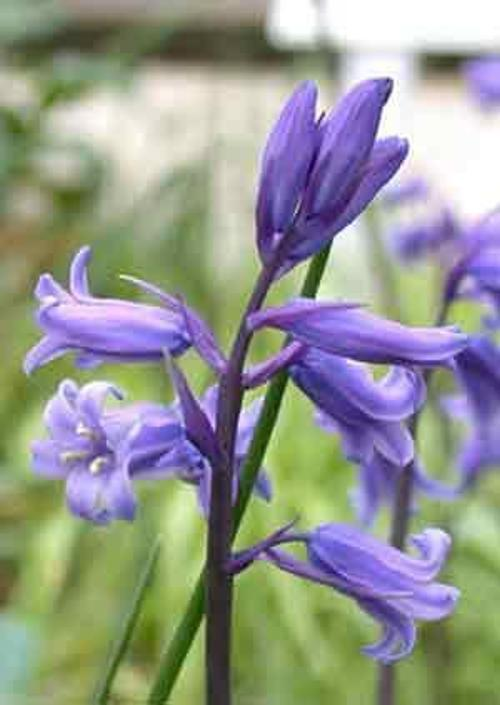
#> input picture jpg_category/Bluebell/image_0242.jpg, 500 x 705 px; its folder holds only this picture in this run
$ jupyter execute --allow-errors ImageMiningTrain.ipynb
#> lines starting #> are read from the running program, lines starting #| are printed output that depends on the picture
[cell 1]
from sklearn.preprocessing import LabelEncoder, MinMaxScaler
import numpy as np
import pandas as pd
import cv2
import os
import h5py
import pickle

[cell 2]
train_labels = os.listdir("jpg_category/")
train_labels

[cell 3]
image_features = []
image_labels = []
for label in train_labels:
    path = os.path.join("jpg_category",label)
    current_label = label
    files = os.listdir(path)
    for x in files:
        file = os.path.join(path,x)
        if not os.path.exists(file):
            print(f"تصویر یافت نشد: {file}")
            continue
        image = cv2.imread(file)
#> image is the input picture: shape (705, 500, 3); mean B, G, R 144.2, 151.6, 148.4
        if image is None:
            print(f"خطا در بارگذاری تصویر: {file}")
            continue
        image = cv2.resize(image,(500,500))
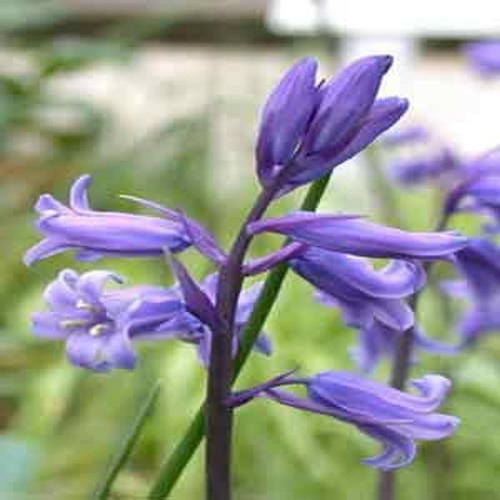
#> image: shape (500, 500, 3); mean B, G, R 144.1, 151.5, 148.3
        hist = cv2.calcHist([image],[0,1,2],None,[8,8,8],[0,256,0,256,0,256])
        cv2.normalize(hist,hist)
        hist_flat = hist.flatten()
#> hist_flat = 512 values, max 0.43 at index 511, min 0 at index 1, mean 0.0121
        image_gray = cv2.cvtColor(image,cv2.COLOR_BGR2GRAY)
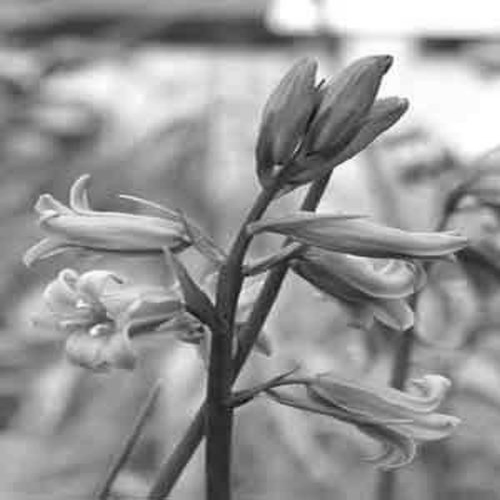
#> image_gray: shape (500, 500); min 11, max 255, mean 149.7
        hue_image = cv2.HuMoments(cv2.moments(image_gray)).flatten()
#> hue_image = [0.00114, 6.5e-09, 3.46e-12, 3.02e-12, 3.93e-24, -2.76e-17, -8.95e-24]
        all_features = np.hstack([hist_flat, hue_image])
#> all_features = 519 values, max 0.43 at index 511, min -2.76e-17 at index 517, mean 0.012
        image_features.append(all_features)
        image_labels.append(label)
#> pass 2 of the loop `for label in train_labels:`:
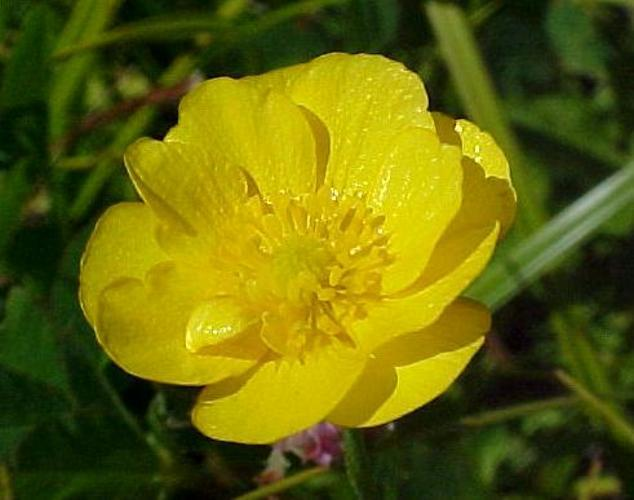
#> input picture jpg_category/Buttercup/image_1125.jpg, 634 x 500 px
#> image is the input picture: shape (500, 634, 3); mean B, G, R 9.9, 100.3, 99
#> `image = cv2.resize(image,(500,500))`:
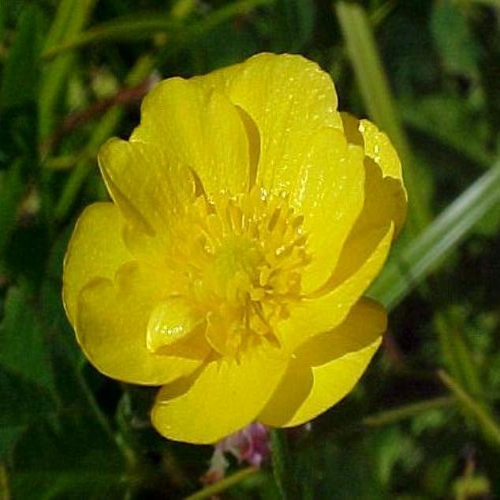
#> image: shape (500, 500, 3); mean B, G, R 9.9, 100.3, 99
#> hist_flat = 512 values, max 0.545 at index 8, min 0 at index 3, mean 0.00642
#> `image_gray = cv2.cvtColor(image,cv2.COLOR_BGR2GRAY)`:
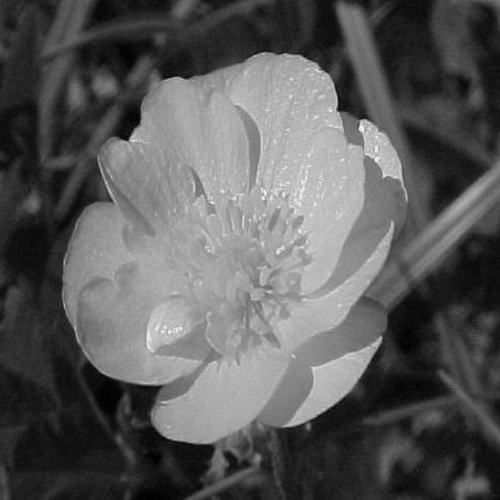
#> image_gray: shape (500, 500); min 0, max 241, mean 89.6
#> hue_image = [0.00126, 2.1e-09, 4.23e-12, 7.59e-13, -9.85e-25, -1.67e-17, 9.39e-25]
#> all_features = 519 values, max 0.545 at index 8, min -1.67e-17 at index 517, mean 0.00634

[cell 4]
np.shape(image_features)
#> Out = (2, 519)
